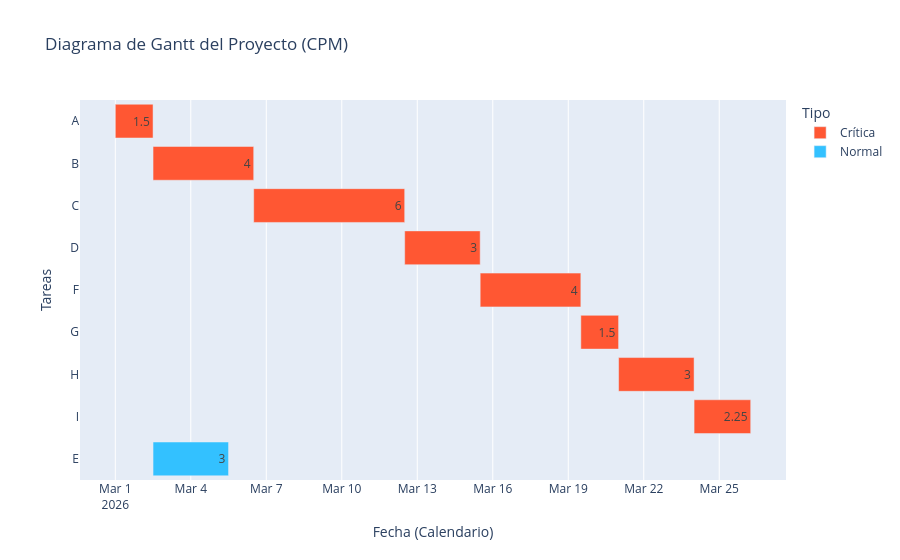

Here is the notebook cell this chart was saved with:
### Markdown cell above
### Cronograma (diagrama GANTT)

### Code cell
import pandas as pd
import plotly.express as px
from datetime import datetime, timedelta

fecha_inicio_proyecto = datetime.now().replace(hour=0, minute=0, second=0, microsecond=0)

lista_tareas = []

for tarea, info in datos2.items():
    
    inicio_real = fecha_inicio_proyecto + timedelta(days=info['IC'])
    fin_real = fecha_inicio_proyecto + timedelta(days=info['TC'])
    
    tipo_ruta = "Crítica" if tarea in camino_critico else "Normal"
    holgura = info["Holgura"]
    
    lista_tareas.append({
        'Tarea': tarea,
        'Inicio': inicio_real,
        'Fin': fin_real,
        'Duracion': info['dur'],
        'Holgura': holgura,
        'Tipo': tipo_ruta
    })

df_gantt = pd.DataFrame(lista_tareas)

fig = px.timeline(
    df_gantt, 
    x_start="Inicio", 
    x_end="Fin", 
    y="Tarea",
    color="Tipo",  
    title="Diagrama de Gantt del Proyecto (CPM)",
    hover_data=["Duracion", "Holgura"], 
    color_discrete_map={"Crítica": "#FF5733", "Normal": "#33C1FF"}, 
    text="Duracion" 
)


fig.update_layout(
    xaxis_title="Fecha (Calendario)",
    yaxis_title="Tareas",
    showlegend=True,
    yaxis={'autorange': "reversed"}
)


fig.update_traces(textposition='inside')
fig.show()

### Figure 1 — Plotly figure (JSON) as saved in the notebook; plotly's stock layout.template omitted (floating-point values rounded to 4 significant figures)
{"data": [{"base": ["2026-03-01T00:00:00.000000", "2026-03-02T12:00:00.000000", "2026-03-06T12:00:00.000000", "2026-03-12T12:00:00.000000", "2026-03-15T12:00:00.000000", "2026-03-19T12:00:00.000000", "2026-03-21T00:00:00.000000", "2026-03-24T00:00:00.000000"], "customdata": [[1.5, 0.0], [4.0, 0.0], [6.0, 0.0], [3.0, 0.0], [4.0, 0.0], [1.5, 0.0], [3.0, 0.0], [2.25, 0.0]], "hovertemplate": "Tipo=Crítica<br>Inicio=%{base}<br>Fin=%{x}<br>Tarea=%{y}<br>Duracion=%{customdata[0]}<br>Holgura=%{customdata[1]}<extra></extra>", "legendgroup": "Crítica", "marker": {"color": "#FF5733", "pattern": {"shape": ""}}, "name": "Crítica", "orientation": "h", "showlegend": true, "text": [1.5, 4.0, 6.0, 3.0, 4.0, 1.5, 3.0, 2.25], "textposition": "inside", "type": "bar", "x": [129600000, 345600000, 518400000, 259200000, 345600000, 129600000, 259200000, 194400000], "xaxis": "x", "y": ["A", "B", "C", "D", "F", "G", "H", "I"], "yaxis": "y"}, {"base": ["2026-03-02T12:00:00.000000"], "customdata": [[3.0, 10.0]], "hovertemplate": "Tipo=Normal<br>Inicio=%{base}<br>Fin=%{x}<br>Tarea=%{y}<br>Duracion=%{customdata[0]}<br>Holgura=%{customdata[1]}<extra></extra>", "legendgroup": "Normal", "marker": {"color": "#33C1FF", "pattern": {"shape": ""}}, "name": "Normal", "orientation": "h", "showlegend": true, "text": [3.0], "textposition": "inside", "type": "bar", "x": [259200000], "xaxis": "x", "y": ["E"], "yaxis": "y"}], "layout": {"barmode": "overlay", "legend": {"title": {"text": "Tipo"}, "tracegroupgap": 0}, "showlegend": true, "title": {"text": "Diagrama de Gantt del Proyecto (CPM)"}, "xaxis": {"anchor": "y", "domain": [0, 1], "title": {"text": "Fecha (Calendario)"}, "type": "date"}, "yaxis": {"anchor": "x", "autorange": "reversed", "domain": [0, 1], "title": {"text": "Tareas"}}}}
